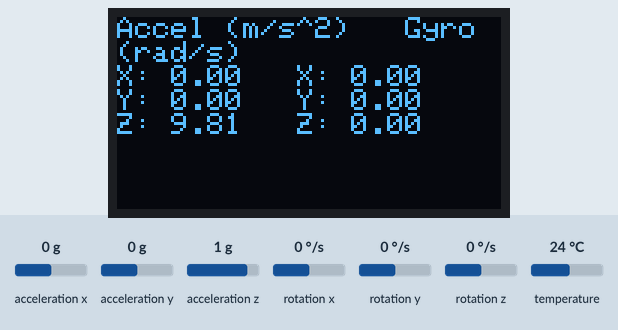
Recording of a program running on a simulated ESP32. Parts: 128×64 one-colour display. The inputs (shaded band) are chosen by the test bench; at power-on: acceleration x 0 g, acceleration y 0 g, acceleration z 1 g, rotation x 0 °/s, rotation y 0 °/s, rotation z 0 °/s, temperature 24 °C. What the program prints to the serial monitor is not drawn.

Above: at 1.2 s.
1.3 s: acceleration x set to -1.4 g
At 2.2 s:
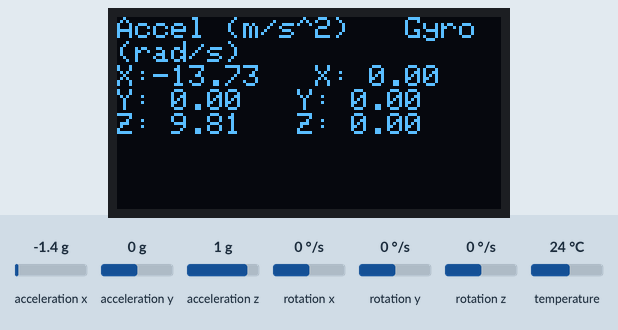
2.8 s: acceleration y set to -1.4 g
At 3.1 s:
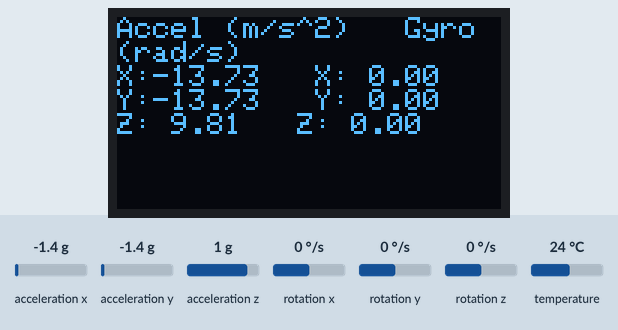
4.3 s: acceleration z set to -1.4 g
At 5.2 s:
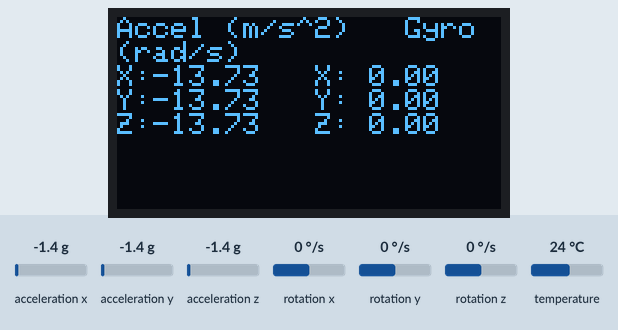
5.8 s: rotation x set to -192 °/s
At 6.1 s:
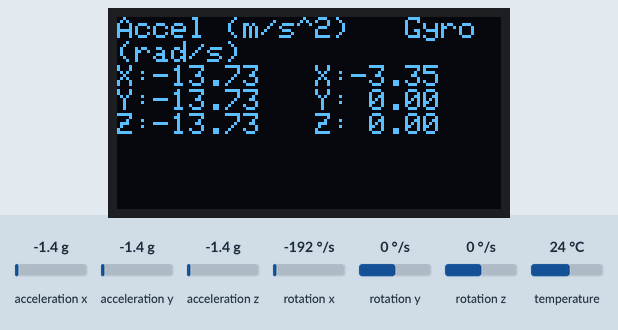
7.3 s: rotation y set to -192 °/s
At 8.2 s:
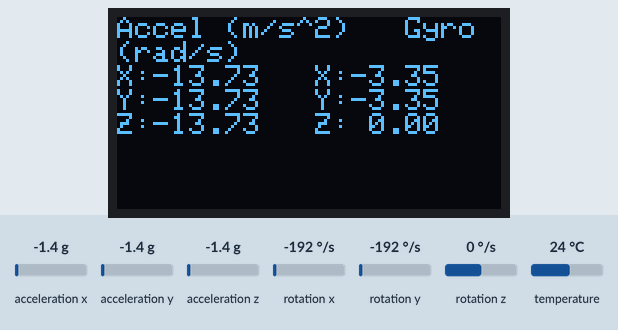
8.8 s: rotation z set to -192 °/s
At 9.7 s:
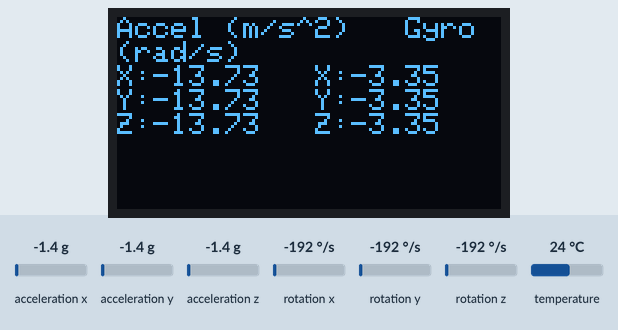
Timing chart, 0 to 11.3 s (numbered marks = the images above; inputs shaded):
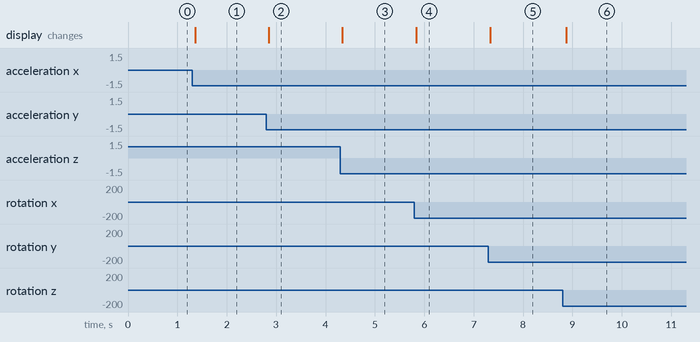

The program:

main.cpp
```cpp
#include <Wire.h>
#include <Adafruit_GFX.h>
#include <Adafruit_SSD1306.h>
#include <Adafruit_MPU6050.h>
#include <Adafruit_Sensor.h>

#define SCREEN_WIDTH 128
#define SCREEN_HEIGHT 64
#define OLED_RESET    -1
#define OLED_ADDR     0x3C

Adafruit_SSD1306 display(SCREEN_WIDTH, SCREEN_HEIGHT, &Wire, OLED_RESET);
Adafruit_MPU6050 mpu;

void setup() {
  Serial.begin(115200);
  while (!Serial);

  Wire.begin(21, 22);
  mpu.begin();  // assume AD0→GND → 0x68

  // OLED init
  display.begin(SSD1306_SWITCHCAPVCC, OLED_ADDR);
  display.clearDisplay();
  display.setTextSize(1);
  display.setTextColor(SSD1306_WHITE);
}

void loop() {
  sensors_event_t a, g, temp;
  mpu.getEvent(&a, &g, &temp);

  // 1) Update OLED
  display.clearDisplay();
  display.setCursor(0,0);
  display.println("Accel (m/s^2)   Gyro (rad/s)");
  display.setCursor(0,16);
  display.printf("X:%5.2f   X:%5.2f\n", a.acceleration.x, g.gyro.x);
  display.printf("Y:%5.2f   Y:%5.2f\n", a.acceleration.y, g.gyro.y);
  display.printf("Z:%5.2f   Z:%5.2f\n", a.acceleration.z, g.gyro.z);
  display.display();

  // 2) Emit CSV: ax,ay,az,gx,gy,gz
  Serial.printf(
    "%f,%f,%f,%f,%f,%f\n",
    a.acceleration.x,
    a.acceleration.y,
    a.acceleration.z,
    g.gyro.x,
    g.gyro.y,
    g.gyro.z
  );

  delay(20); // ~50 Hz
}
```

Measured:
- after the input at 1.3 s, the display: changes after 0.06 s (image 1)
- after the input at 2.8 s, the display: changes after 0.05 s (image 2)
- after the input at 4.3 s, the display: changes at once (image 3)
- after the input at 5.8 s, the display: changes at once (image 4)
- after the input at 7.3 s, the display: changes at once (image 5)
- after the input at 8.8 s, the display: changes after 0.07 s (image 6)
